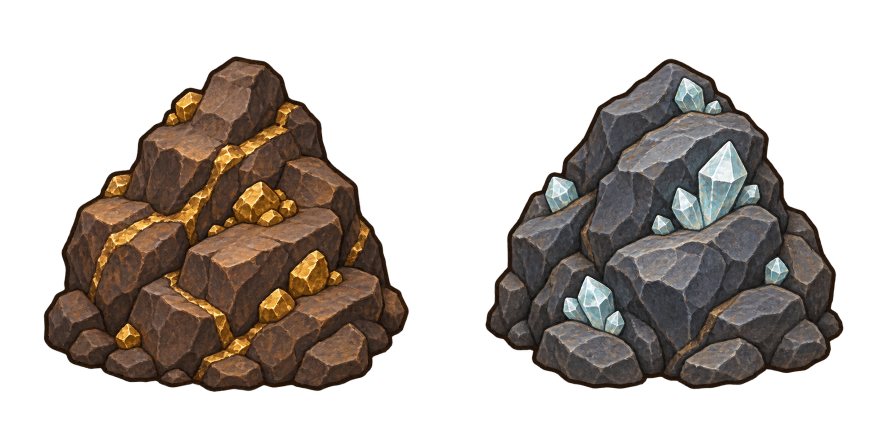
#> input picture assets/world/source/originals/rocks/precious-ore-nodes-v1.png, 1774 x 887 px (shown at 1/2 size)
$ python prepare-ore-art.py
#> lines starting #> are read from the running program, lines starting #| are printed output that depends on the picture; after the words box and inside, x2 and y2 are one past the last pixel; in counts of white or black regions, pixels touching at a corner belong together
"""Cuts the precious ore sheet into the two world sprites the game can place: gold ore and diamond ore.

The sheet shows two big rocks side by side, one in each half. Each is trimmed to its paint (faint haze wiped
clear) and shrunk to boulder size, so it sits beside the other rocks without looking like a giant.
Input  : assets/world/source/originals/rocks/precious-ore-nodes-v1.png   (and its .prompt.txt)
Outputs: assets/world/source/objects/rocks/gold-ore.png, diamond-ore.png (each with a .prompt.txt)
(Their item box pictures come from the equipment icon sheet: tools/prepare-equipment-art.py.)
Their objects.json entries are written by hand. Safe to re-run: the input is never changed.
Run: python tools/prepare-ore-art.py
"""
import os
import numpy as np
from PIL import Image

ROOT = os.path.join(os.path.dirname(__file__), '..', 'assets', 'world', 'source')
SHEET = os.path.join(ROOT, 'originals', 'rocks', 'precious-ore-nodes-v1.png')
OUT = os.path.join(ROOT, 'objects', 'rocks')
NAMES = ['gold-ore', 'diamond-ore']   # left half, right half
WIDE = 240                            # how wide each rock is in the game, in pixels (a boulder is 290)
HAZE = 40                             # pixels this see-through or fainter are haze, not paint

sheet = np.array(Image.open(SHEET).convert('RGBA'))
#> sheet is the input picture: shape (887, 1774, 4); mean R, G, B, A 38.9, 32, 26.8, 103.3
sheet[sheet[..., 3] <= HAZE] = 0
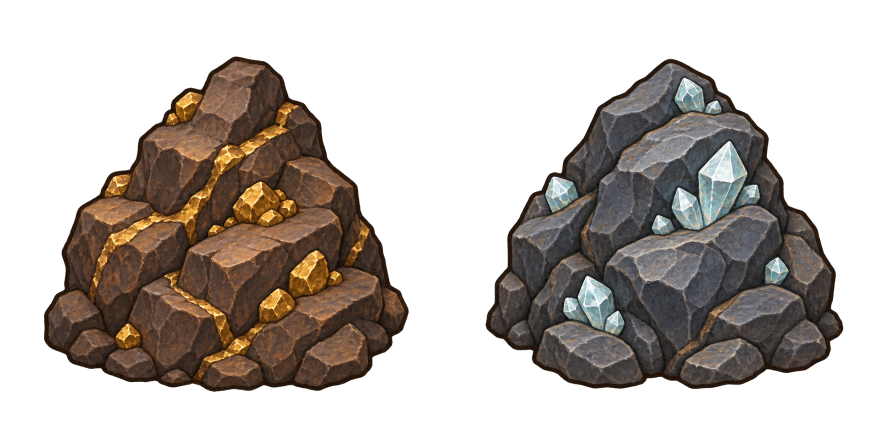
#> sheet: shape (887, 1774, 4) (shown at 1/2 size); 0.76% of pixels changed, all inside (x1, y1, x2, y2) = (0, 24, 1762, 887); transparent parts drawn white
#> (the run stopped early here; a loop or call above may not have finished)

$ run again, with assets/world/source/originals/rocks/rocks-a.png copied over assets/world/source/originals/rocks/precious-ore-nodes-v1.png
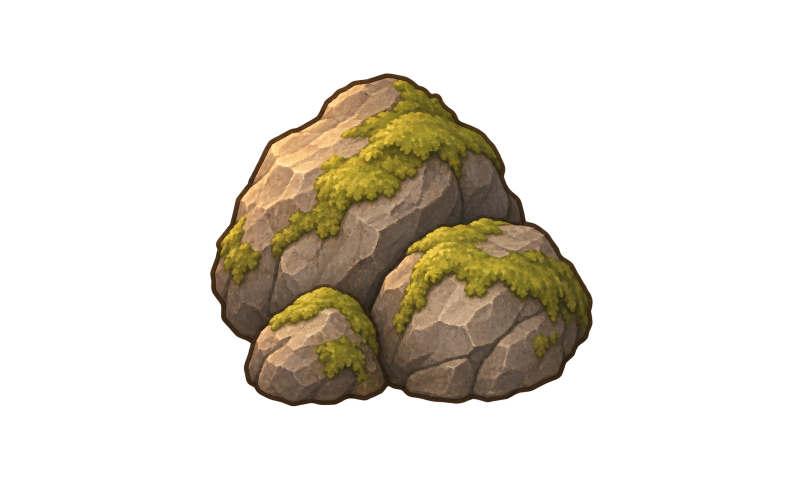
#> input picture assets/world/source/originals/rocks/rocks-a.png, 1619 x 972 px (shown at 1/2 size)
#> sheet is the input picture: shape (972, 1619, 4); mean R, G, B, A 29.8, 24.6, 15, 58
#> `sheet[sheet[..., 3] <= HAZE] = 0`:
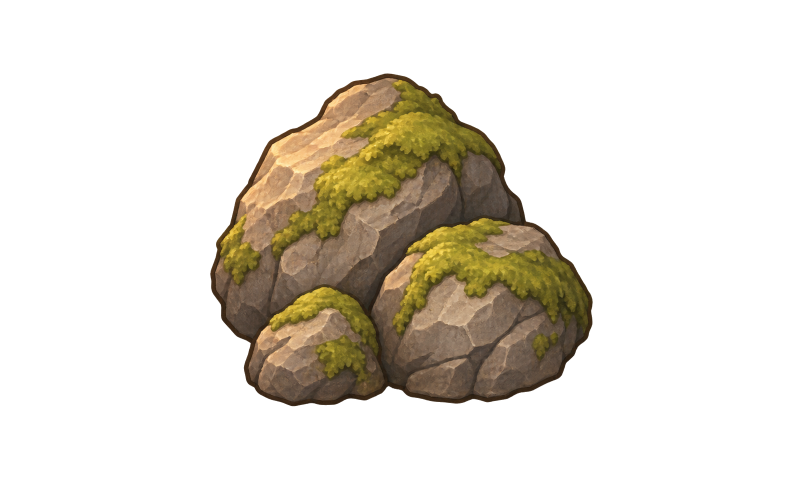
#> sheet: shape (972, 1619, 4) (shown at 1/2 size); 0.32% of pixels changed, all inside (x1, y1, x2, y2) = (0, 21, 1557, 972); transparent parts drawn white
